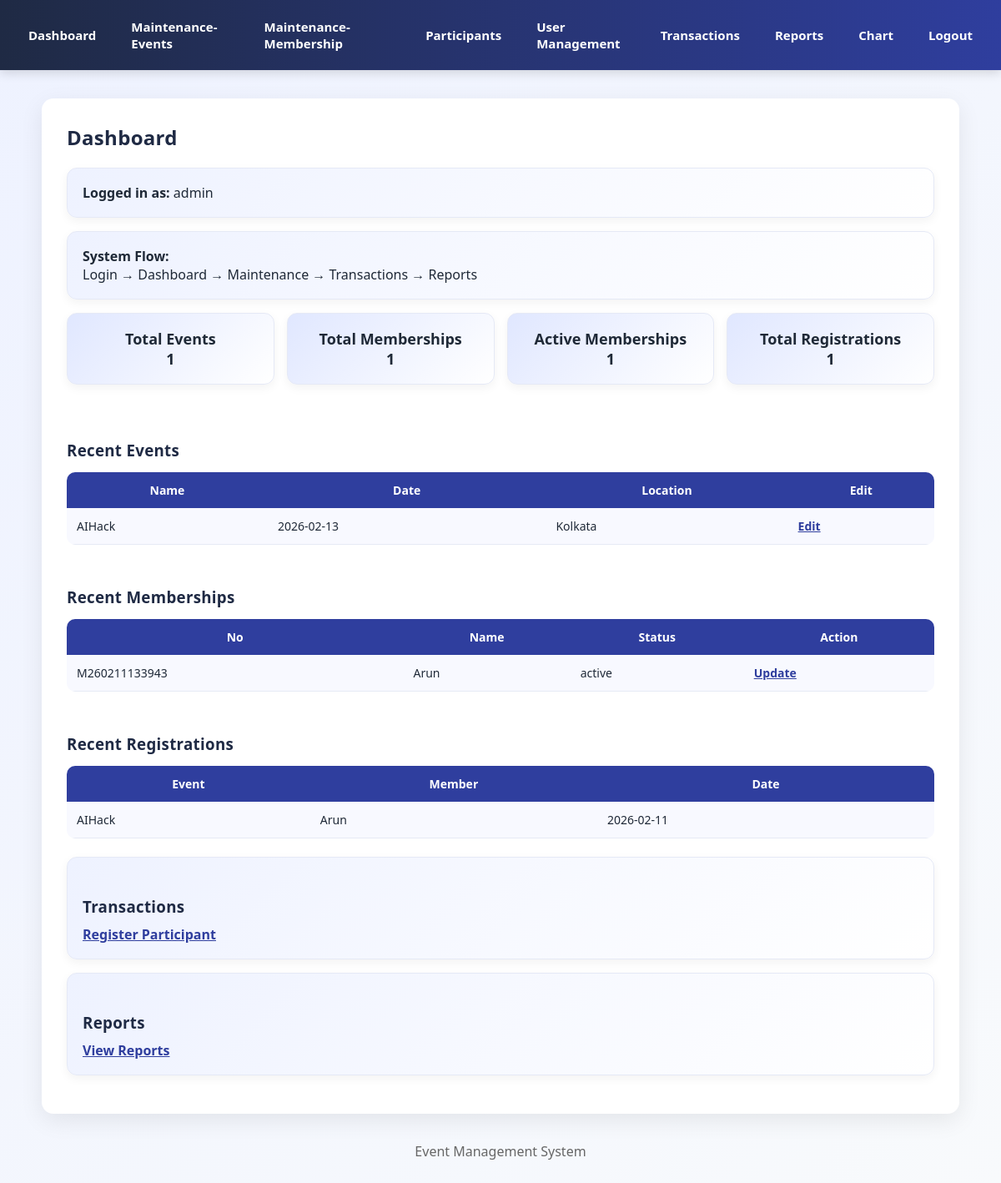
/dashboard.php (signed in), run on the app's committed database.
### tables this page shows
CREATE TABLE `events` (
  `id` int(11) NOT NULL,
  `name` varchar(100) NOT NULL,
  `type` varchar(50) NOT NULL,
  `location` varchar(100) NOT NULL,
  `event_date` date NOT NULL,
  `capacity` int(11) NOT NULL,
  `created_at` timestamp NOT NULL DEFAULT current_timestamp()
);

CREATE TABLE `memberships` (
  `id` int(11) NOT NULL,
  `membership_no` varchar(30) NOT NULL,
  `name` varchar(100) NOT NULL,
  `start_date` date NOT NULL,
  `expiry_date` date NOT NULL,
  `status` enum('active','cancelled') DEFAULT 'active'
);

CREATE TABLE `registrations` (
  `id` int(11) NOT NULL,
  `event_id` int(11) NOT NULL,
  `membership_id` int(11) NOT NULL,
  `reg_date` date NOT NULL,
  `remarks` text DEFAULT NULL,
  `confirmed` tinyint(1) DEFAULT 0
);

### dashboard.php (the view, shortened to what this page needs)
<?php include "header.php"; ?>
<?php
$eventCount = $pdo->query("SELECT COUNT(*) FROM events")->fetchColumn();
$memberCount = $pdo->query("SELECT COUNT(*) FROM memberships")->fetchColumn();
$activeMembers = $pdo->query("SELECT COUNT(*) FROM memberships WHERE status='active'")->fetchColumn();
$regCount = $pdo->query("SELECT COUNT(*) FROM registrations")->fetchColumn();
$latestEvents = $pdo->query("SELECT * FROM events ORDER BY id DESC LIMIT 5")->fetchAll();
$latestMembers = $pdo->query("SELECT * FROM memberships ORDER BY id DESC LIMIT 5")->fetchAll();
$latestRegs = $pdo->query("
SELECT e.name event, m.name member, r.reg_date
FROM registrations r
JOIN events e ON e.id=r.event_id
JOIN memberships m ON m.id=r.membership_id
ORDER BY r.id DESC LIMIT 5
")->fetchAll();
?>
<div class="container">
<h2>Dashboard</h2>
<div class="card">
<b>Logged in as:</b> <?= $_SESSION['role'] ?>
</div>
<div class="card">
<b>System Flow:</b><br>
Login → Dashboard → Maintenance → Transactions → Reports
</div>
<div style="display:grid;grid-template-columns:repeat(4,1fr);gap:15px;">
<div class="card"><b>Total Events</b><br><?= $eventCount ?></div>
<div class="card"><b>Total Memberships</b><br><?= $memberCount ?></div>
<div class="card"><b>Active Memberships</b><br><?= $activeMembers ?></div>
<div class="card"><b>Total Registrations</b><br><?= $regCount ?></div>
</div>
<br>
<?php if($_SESSION['role']=="admin"): ?>
<h3>Recent Events</h3>
<table>
<tr>
<th>Name</th>
<th>Date</th>
<th>Location</th>
<th>Edit</th>
</tr>
<?php foreach($latestEvents as $e): ?>
<tr>
<td><?= $e['name'] ?></td>
<td><?= $e['event_date'] ?></td>
<td><?= $e['location'] ?></td>
<td>
<a href="event_update.php?id=<?= $e['id'] ?>">Edit</a>
</td>
</tr>
<?php endforeach; ?>
</table>
<br>
<h3>Recent Memberships</h3>
<table>
<tr>
<th>No</th>
<th>Name</th>
<th>Status</th>
<th>Action</th>
</tr>
<?php foreach($latestMembers as $m): ?>
<tr>
<td><?= $m['membership_no'] ?></td>
<td><?= $m['name'] ?></td>
<td><?= $m['status'] ?></td>
<td>
<a href="membership_update.php">Update</a>
</td>
</tr>
<?php endforeach; ?>
</table>
<br>
<?php endif; ?>
<h3>Recent Registrations</h3>
<table>
<tr>
<th>Event</th>
<th>Member</th>
<th>Date</th>
</tr>
<?php foreach($latestRegs as $r): ?>
<tr>
<td><?= $r['event'] ?></td>
<td><?= $r['member'] ?></td>
<td><?= $r['reg_date'] ?></td>
</tr>
<?php endforeach; ?>
</table>
<br>
<div class="card">
<h3>Transactions</h3>
<a href="register_event.php">Register Participant</a>
</div>
<div class="card">
<h3>Reports</h3>
<a href="reports.php">View Reports</a>
</div>
</div>
<?php include "footer.php"; ?>

### header.php (shortened to what this page needs)
<link rel="stylesheet" href="style.css">
<div class="nav">
<a href="dashboard.php">Dashboard</a>
<?php if($_SESSION['role']=="admin"): ?>
<a href="event_list.php">Maintenance-Events</a>
<a href="membership_list.php">Maintenance-Membership</a>
<a href="participant_add.php">Participants</a>
<a href="user_add.php">User Management</a>
<?php endif; ?>
<a href="register_event.php">Transactions</a>
<a href="reports.php">Reports</a>
<a href="chart.php">Chart</a>
<a href="logout.php">Logout</a>
</div>

### footer.php
<div style="text-align:center;margin:30px;color:#666;">
Event Management System
</div>

### style.css (style rules this page uses)
* { box-sizing:border-box; }
.nav { background: linear-gradient(90deg,#1f2a44,#2f3e9e); padding:16px 24px; display:flex; gap:22px; align-items:center; box-shadow:0 3px 12px rgba(0,0,0,0.15); }
.nav a { color:white; text-decoration:none; font-weight:600; font-size:15px; padding:6px 10px; border-radius:6px; transition:all .2s ease; }
.container { max-width:1100px; margin:34px auto; background:white; padding:30px; border-radius:14px; box-shadow:0 8px 28px rgba(0,0,0,0.08); animation:fadeIn .35s ease; }
h1,h2,h3 { margin-top:0; color:#1f2a44; letter-spacing:.3px; }
.card { background:linear-gradient(135deg,#eef2ff,#ffffff); border:1px solid #e5e9f6; padding:18px; border-radius:12px; margin-bottom:16px; box-shadow:0 4px 12px rgba(0,0,0,0.05); }
.card h3 { margin-bottom:10px; }
.container > div[style*="grid"] .card { text-align:center; font-size:18px; font-weight:600; background:linear-gradient(135deg,#e0e7ff,#ffffff); }
table { width:100%; border-collapse:collapse; margin-top:12px; border-radius:10px; overflow:hidden; }
th { background:#2f3e9e; color:white; font-weight:600; font-size:14px; padding:12px; }
td { padding:12px; border-bottom:1px solid #e6eaf5; font-size:14px; }
tr:nth-child(even) { background:#f8f9ff; }
a { color:#2f3e9e; font-weight:600; }
table { margin-top:14px; }
h3 { margin-top:28px; margin-bottom:10px; }

### data on the page
events: name "AIHack", event_date "2026-02-13", location "Kolkata"
memberships: membership_no "M260211133943", name "Arun", status "active"
registrations: event.name "AIHack", membership.name "Arun", reg_date "2026-02-11"

### other printed values
$_SESSION['role'] "admin"
$eventCount "1"
$memberCount "1"
$activeMembers "1"
$regCount "1"
